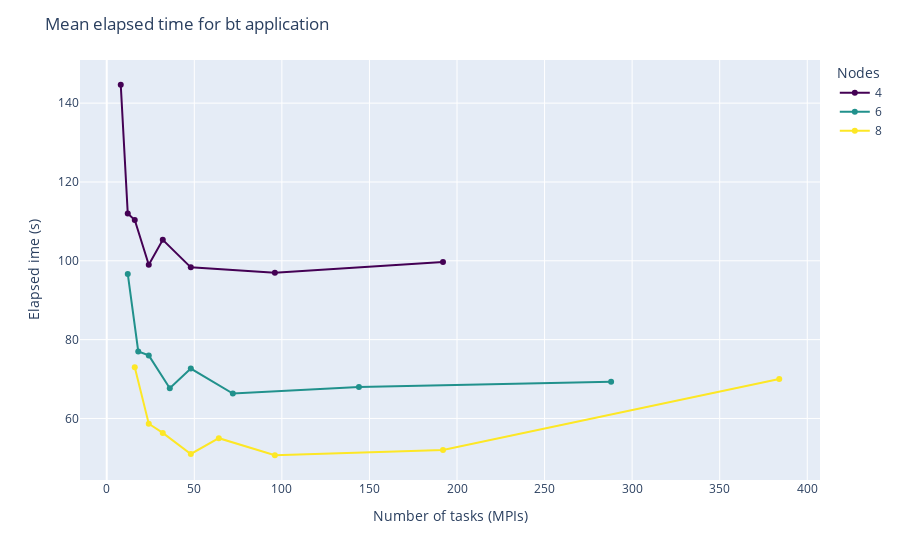

The cell this chart's notebook holds for it:
### Markdown cell above
## Elapsed time vs ntasks (MPIs)

### Code cell
fig = px.line(x=bt['ntasks'], y=bt['mean elapsed t'],
                markers=True,
                color=bt['nodes'],
                color_discrete_sequence=['#440154', '#21918c', '#fde725'])

# change the title
fig.update_layout(title='Mean elapsed time for bt application',
                    legend_title_text='Nodes',
                    xaxis_title='Number of tasks (MPIs)',
                    yaxis_title='Elapsed ime (s)')

fig.show()
# save the figure as a png file
fig.write_image("Figures/mean_elapsed_time_bt.png")

### Figure 1 — Plotly figure (JSON) as saved in the notebook; plotly's stock layout.template omitted (floating-point values rounded to 4 significant figures)
{"data": [{"hovertemplate": "color=4<br>x=%{x}<br>y=%{y}<extra></extra>", "legendgroup": "4", "line": {"color": "#440154", "dash": "solid"}, "marker": {"symbol": "circle"}, "mode": "markers+lines", "name": "4", "orientation": "v", "showlegend": true, "type": "scatter", "x": [8, 12, 16, 24, 32, 48, 96, 192], "xaxis": "x", "y": [144.7, 112, 110.3, 99, 105.3, 98.33, 97, 99.67], "yaxis": "y"}, {"hovertemplate": "color=6<br>x=%{x}<br>y=%{y}<extra></extra>", "legendgroup": "6", "line": {"color": "#21918c", "dash": "solid"}, "marker": {"symbol": "circle"}, "mode": "markers+lines", "name": "6", "orientation": "v", "showlegend": true, "type": "scatter", "x": [12, 18, 24, 36, 48, 72, 144, 288], "xaxis": "x", "y": [96.67, 77, 76, 67.67, 72.67, 66.33, 68, 69.33], "yaxis": "y"}, {"hovertemplate": "color=8<br>x=%{x}<br>y=%{y}<extra></extra>", "legendgroup": "8", "line": {"color": "#fde725", "dash": "solid"}, "marker": {"symbol": "circle"}, "mode": "markers+lines", "name": "8", "orientation": "v", "showlegend": true, "type": "scatter", "x": [16, 24, 32, 48, 64, 96, 192, 384], "xaxis": "x", "y": [73, 58.67, 56.33, 51, 55, 50.67, 52, 70], "yaxis": "y"}], "layout": {"legend": {"title": {"text": "Nodes"}, "tracegroupgap": 0}, "margin": {"t": 60}, "title": {"text": "Mean elapsed time for bt application"}, "xaxis": {"anchor": "y", "domain": [0, 1], "title": {"text": "Number of tasks (MPIs)"}}, "yaxis": {"anchor": "x", "domain": [0, 1], "title": {"text": "Elapsed ime (s)"}}}}
